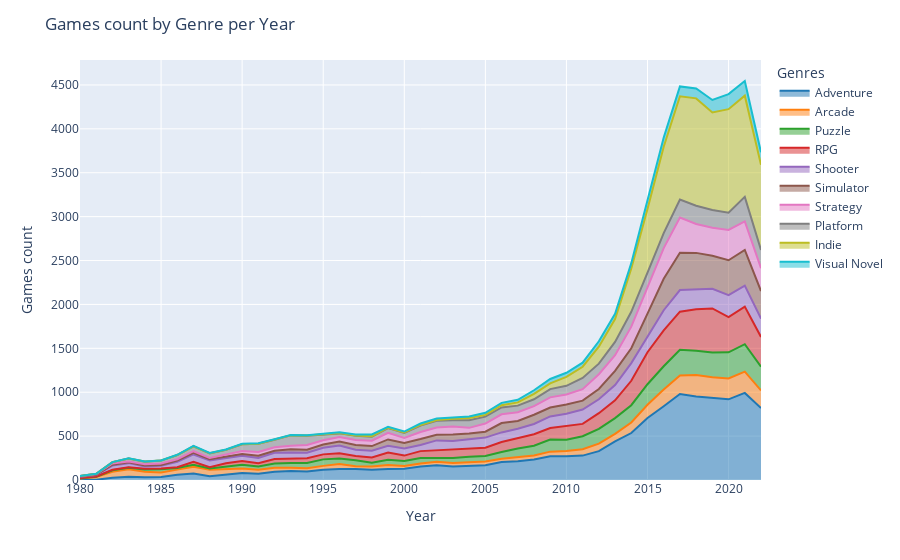

Notebook source saved alongside this figure:
### Code cell
genre_area['Release_Date'] = pd.to_numeric(genre_area['Release_Date'], errors='coerce')  

fig = px.area(genre_area, x="Release_Date", y="Title", color="Genres",
              color_discrete_sequence=px.colors.qualitative.D3)

fig.update_layout(title="Games count by Genre per Year", xaxis_title="Year", yaxis_title="Games count")
fig.show()

### Figure 1 — Plotly figure (JSON) as saved in the notebook; plotly's stock layout.template omitted (floating-point values rounded to 4 significant figures)
{"data": [{"fillpattern": {"shape": ""}, "hovertemplate": "Genres=Adventure<br>Release_Date=%{x}<br>Title=%{y}<extra></extra>", "legendgroup": "Adventure", "line": {"color": "#1F77B4"}, "marker": {"symbol": "circle"}, "mode": "lines", "name": "Adventure", "orientation": "v", "showlegend": true, "stackgroup": "1", "type": "scatter", "x": [1980, 1981, 1982, 1983, 1984, 1985, 1986, 1987, 1988, 1989, 1990, 1991, 1992, 1993, 1994, 1995, 1996, 1997, 1998, 1999, 2000, 2001, 2002, 2003, 2004, 2005, 2006, 2007, 2008, 2009, 2010, 2011, 2012, 2013, 2014, 2015, 2016, 2017, 2018, 2019, 2020, 2021, 2022], "xaxis": "x", "y": [5, 3, 25, 37, 32, 35, 61, 73, 44, 64, 80, 72, 95, 102, 98, 116, 125, 124, 118, 125, 129, 154, 169, 154, 164, 167, 204, 214, 234, 270, 270, 278, 329, 439, 535, 707, 840, 979, 952, 937, 919, 992, 820], "yaxis": "y"}, {"fillpattern": {"shape": ""}, "hovertemplate": "Genres=Arcade<br>Release_Date=%{x}<br>Title=%{y}<extra></extra>", "legendgroup": "Arcade", "line": {"color": "#FF7F0E"}, "marker": {"symbol": "circle"}, "mode": "lines", "name": "Arcade", "orientation": "v", "showlegend": true, "stackgroup": "1", "type": "scatter", "x": [1980, 1981, 1982, 1983, 1984, 1985, 1986, 1987, 1988, 1989, 1990, 1991, 1992, 1993, 1994, 1995, 1996, 1997, 1998, 1999, 2000, 2001, 2002, 2003, 2004, 2005, 2006, 2007, 2008, 2009, 2010, 2011, 2012, 2013, 2014, 2015, 2016, 2017, 2018, 2019, 2020, 2021, 2022], "xaxis": "x", "y": [13, 30, 68, 84, 61, 50, 57, 79, 72, 55, 50, 44, 44, 37, 35, 45, 57, 33, 35, 46, 30, 33, 38, 39, 39, 45, 39, 45, 45, 53, 61, 72, 86, 87, 120, 150, 190, 211, 244, 233, 237, 242, 200], "yaxis": "y"}, {"fillpattern": {"shape": ""}, "hovertemplate": "Genres=Puzzle<br>Release_Date=%{x}<br>Title=%{y}<extra></extra>", "legendgroup": "Puzzle", "line": {"color": "#2CA02C"}, "marker": {"symbol": "circle"}, "mode": "lines", "name": "Puzzle", "orientation": "v", "showlegend": true, "stackgroup": "1", "type": "scatter", "x": [1980, 1981, 1982, 1983, 1984, 1985, 1986, 1987, 1988, 1989, 1990, 1991, 1992, 1993, 1994, 1995, 1996, 1997, 1998, 1999, 2000, 2001, 2002, 2003, 2004, 2005, 2006, 2007, 2008, 2009, 2010, 2011, 2012, 2013, 2014, 2015, 2016, 2017, 2018, 2019, 2020, 2021, 2022], "xaxis": "x", "y": [3, 4, 17, 19, 26, 37, 20, 22, 14, 31, 44, 39, 49, 56, 61, 74, 64, 68, 45, 59, 58, 63, 44, 59, 61, 62, 75, 100, 112, 138, 128, 149, 168, 179, 197, 234, 265, 294, 275, 282, 298, 313, 271], "yaxis": "y"}, {"fillpattern": {"shape": ""}, "hovertemplate": "Genres=RPG<br>Release_Date=%{x}<br>Title=%{y}<extra></extra>", "legendgroup": "RPG", "line": {"color": "#D62728"}, "marker": {"symbol": "circle"}, "mode": "lines", "name": "RPG", "orientation": "v", "showlegend": true, "stackgroup": "1", "type": "scatter", "x": [1980, 1981, 1982, 1983, 1984, 1985, 1986, 1987, 1988, 1989, 1990, 1991, 1992, 1993, 1994, 1995, 1996, 1997, 1998, 1999, 2000, 2001, 2002, 2003, 2004, 2005, 2006, 2007, 2008, 2009, 2010, 2011, 2012, 2013, 2014, 2015, 2016, 2017, 2018, 2019, 2020, 2021, 2022], "xaxis": "x", "y": [3, 3, 7, 6, 8, 10, 8, 34, 17, 40, 42, 36, 50, 49, 55, 57, 58, 49, 59, 82, 61, 79, 88, 93, 91, 94, 114, 118, 130, 131, 153, 140, 178, 203, 278, 365, 409, 433, 475, 502, 401, 428, 338], "yaxis": "y"}, {"fillpattern": {"shape": ""}, "hovertemplate": "Genres=Shooter<br>Release_Date=%{x}<br>Title=%{y}<extra></extra>", "legendgroup": "Shooter", "line": {"color": "#9467BD"}, "marker": {"symbol": "circle"}, "mode": "lines", "name": "Shooter", "orientation": "v", "showlegend": true, "stackgroup": "1", "type": "scatter", "x": [1980, 1981, 1982, 1983, 1984, 1985, 1986, 1987, 1988, 1989, 1990, 1991, 1992, 1993, 1994, 1995, 1996, 1997, 1998, 1999, 2000, 2001, 2002, 2003, 2004, 2005, 2006, 2007, 2008, 2009, 2010, 2011, 2012, 2013, 2014, 2015, 2016, 2017, 2018, 2019, 2020, 2021, 2022], "xaxis": "x", "y": [12, 18, 47, 46, 26, 30, 60, 83, 75, 56, 61, 60, 72, 70, 61, 76, 89, 71, 76, 78, 82, 70, 112, 100, 105, 115, 110, 106, 117, 132, 143, 164, 158, 174, 202, 175, 230, 247, 226, 225, 250, 240, 209], "yaxis": "y"}, {"fillpattern": {"shape": ""}, "hovertemplate": "Genres=Simulator<br>Release_Date=%{x}<br>Title=%{y}<extra></extra>", "legendgroup": "Simulator", "line": {"color": "#8C564B"}, "marker": {"symbol": "circle"}, "mode": "lines", "name": "Simulator", "orientation": "v", "showlegend": true, "stackgroup": "1", "type": "scatter", "x": [1980, 1981, 1982, 1983, 1984, 1985, 1986, 1987, 1988, 1989, 1990, 1991, 1992, 1993, 1994, 1995, 1996, 1997, 1998, 1999, 2000, 2001, 2002, 2003, 2004, 2005, 2006, 2007, 2008, 2009, 2010, 2011, 2012, 2013, 2014, 2015, 2016, 2017, 2018, 2019, 2020, 2021, 2022], "xaxis": "x", "y": [6, 2, 11, 9, 11, 8, 16, 18, 14, 20, 19, 26, 24, 35, 36, 36, 46, 54, 53, 72, 62, 67, 65, 74, 70, 67, 107, 89, 105, 102, 104, 101, 118, 161, 169, 265, 358, 424, 415, 375, 398, 406, 314], "yaxis": "y"}, {"fillpattern": {"shape": ""}, "hovertemplate": "Genres=Strategy<br>Release_Date=%{x}<br>Title=%{y}<extra></extra>", "legendgroup": "Strategy", "line": {"color": "#E377C2"}, "marker": {"symbol": "circle"}, "mode": "lines", "name": "Strategy", "orientation": "v", "showlegend": true, "stackgroup": "1", "type": "scatter", "x": [1980, 1981, 1982, 1983, 1984, 1985, 1986, 1987, 1988, 1989, 1990, 1991, 1992, 1993, 1994, 1995, 1996, 1997, 1998, 1999, 2000, 2001, 2002, 2003, 2004, 2005, 2006, 2007, 2008, 2009, 2010, 2011, 2012, 2013, 2014, 2015, 2016, 2017, 2018, 2019, 2020, 2021, 2022], "xaxis": "x", "y": [3, 7, 14, 9, 14, 17, 15, 19, 16, 21, 33, 42, 38, 42, 52, 49, 52, 56, 61, 75, 56, 81, 81, 90, 64, 93, 99, 100, 98, 115, 115, 131, 168, 178, 246, 298, 349, 402, 329, 320, 345, 324, 261], "yaxis": "y"}, {"fillpattern": {"shape": ""}, "hovertemplate": "Genres=Platform<br>Release_Date=%{x}<br>Title=%{y}<extra></extra>", "legendgroup": "Platform", "line": {"color": "#7F7F7F"}, "marker": {"symbol": "circle"}, "mode": "lines", "name": "Platform", "orientation": "v", "showlegend": true, "stackgroup": "1", "type": "scatter", "x": [1981, 1982, 1983, 1984, 1985, 1986, 1987, 1988, 1989, 1990, 1991, 1992, 1993, 1994, 1995, 1996, 1997, 1998, 1999, 2000, 2001, 2002, 2003, 2004, 2005, 2006, 2007, 2008, 2009, 2010, 2011, 2012, 2013, 2014, 2015, 2016, 2017, 2018, 2019, 2020, 2021, 2022], "xaxis": "x", "y": [4, 15, 34, 30, 34, 46, 55, 50, 56, 77, 93, 87, 117, 105, 62, 40, 49, 46, 55, 57, 72, 77, 71, 87, 79, 78, 75, 79, 94, 99, 127, 120, 152, 169, 167, 172, 204, 208, 202, 196, 280, 208], "yaxis": "y"}, {"fillpattern": {"shape": ""}, "hovertemplate": "Genres=Indie<br>Release_Date=%{x}<br>Title=%{y}<extra></extra>", "legendgroup": "Indie", "line": {"color": "#BCBD22"}, "marker": {"symbol": "circle"}, "mode": "lines", "name": "Indie", "orientation": "v", "showlegend": true, "stackgroup": "1", "type": "scatter", "x": [1983, 1984, 1985, 1986, 1987, 1988, 1989, 1990, 1991, 1992, 1993, 1994, 1995, 1996, 1997, 1998, 1999, 2000, 2001, 2002, 2003, 2004, 2005, 2006, 2007, 2008, 2009, 2010, 2011, 2012, 2013, 2014, 2015, 2016, 2017, 2018, 2019, 2020, 2021, 2022], "xaxis": "x", "y": [2, 2, 1, 2, 1, 2, 1, 2, 2, 2, 1, 3, 1, 3, 4, 6, 4, 7, 8, 10, 17, 24, 20, 26, 37, 61, 66, 101, 128, 194, 260, 493, 727, 983, 1177, 1223, 1111, 1180, 1153, 969], "yaxis": "y"}, {"fillpattern": {"shape": ""}, "hovertemplate": "Genres=Visual Novel<br>Release_Date=%{x}<br>Title=%{y}<extra></extra>", "legendgroup": "Visual Novel", "line": {"color": "#17BECF"}, "marker": {"symbol": "circle"}, "mode": "lines", "name": "Visual Novel", "orientation": "v", "showlegend": true, "stackgroup": "1", "type": "scatter", "x": [1983, 1986, 1987, 1988, 1989, 1990, 1991, 1992, 1993, 1994, 1995, 1996, 1997, 1998, 1999, 2000, 2001, 2002, 2003, 2004, 2005, 2006, 2007, 2008, 2009, 2010, 2011, 2012, 2013, 2014, 2015, 2016, 2017, 2018, 2019, 2020, 2021, 2022], "xaxis": "x", "y": [1, 2, 4, 5, 3, 5, 4, 4, 4, 4, 10, 11, 9, 20, 10, 10, 16, 17, 16, 19, 23, 27, 29, 41, 50, 47, 47, 61, 61, 61, 100, 106, 112, 112, 142, 172, 167, 143], "yaxis": "y"}], "layout": {"legend": {"title": {"text": "Genres"}, "tracegroupgap": 0}, "margin": {"t": 60}, "title": {"text": "Games count by Genre per Year"}, "xaxis": {"anchor": "y", "domain": [0, 1], "title": {"text": "Year"}}, "yaxis": {"anchor": "x", "domain": [0, 1], "title": {"text": "Games count"}}}}
